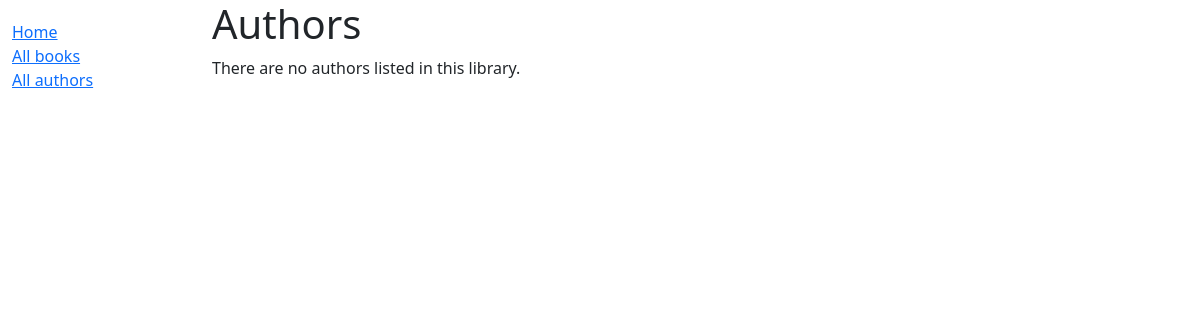
The app's page /catalog/authors/, older data.
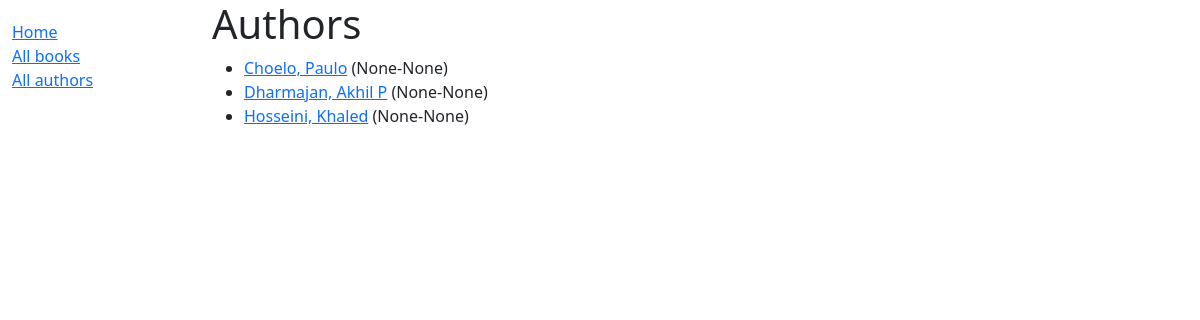
The same page, newer data.
### catalog/models.py (models this page shows)
class Author(models.Model):
    first_name = models.CharField(max_length=100)
    last_name = models.CharField(max_length=100)
    date_of_birth = models.DateField(null=True, blank=True)
    date_of_death = models.DateField('Died', null=True, blank=True)
    class Meta:
        ordering = ['last_name', 'first_name']
    def get_absolute_url(self):
        return reverse('author-detail', args=[self.id])
    def __str__(self):
        return f"{self.last_name}, {self.first_name}"

### catalog/views.py (the view)
# urls.py: path('authors/', views.AuthorListView.as_view(), name='author'),
class AuthorListView(generic.ListView):
    model = Author

### catalog/templates/catalog/author_list.html (shortened to what this page needs)
{% extends 'catalog/base_generic.html' %}
{% block content %}
  <h1>Authors</h1>
  {% if author_list %}
    <ul>
      {% for author in author_list %}
        <li>
          <a href = "{{ author.get_absolute_url }}">{{ author }}</a>
          ({{ author.date_of_birth }}-{{ author.date_of_death }})
        </li>
      {% endfor %}
    </ul>
  {% else %}
    <p>There are no authors listed in this library.</p>
  {% endif %}
{% endblock %}

### catalog/templates/catalog/base_generic.html (shortened to what this page needs)
<!DOCTYPE html>
<html lang="en">
<head>
    <link href="https://cdn.jsdelivr.net/npm/bootstrap@5.3.3/dist/css/bootstrap.min.css"
      rel="stylesheet"
>
    {% load static %}
        <link rel="stylesheet" href="{% static 'catalog/styles.css' %}"/>
</head>
<body>
    <div class="container-fluid">
      <div class="row">
        <div class="col-sm-2">
            {% block sidebar %}
                <ul class="sidebar-nav">
                   <li><a href="{% url 'index' %}">Home</a></li>
                   <li><a href="{% url 'books' %}">All books</a></li>
                   <li><a href="{% url 'author' %}">All authors</a></li>
            {% endblock %}
        </div>
        <div class="col-sm-10 ">
  {% block content %}{% endblock %}
          </div>
       </div>
      </div>
</body>
</html>

### catalog/static/catalog/styles.css (style rules this page uses)
.sidebar-nav { margin-top: 20px; padding: 0; list-style: none; }

Row changes from the older to the newer data that the page shows:
added Author: last_name+first_name "Choelo, Paulo", date_of_birth "None", date_of_death "None"
added Author: last_name+first_name "Dharmajan, Akhil P", date_of_birth "None", date_of_death "None"
added Author: last_name+first_name "Hosseini, Khaled", date_of_birth "None", date_of_death "None"
Text that changed along with them:
text no longer shown: "There are no authors listed in this library."
